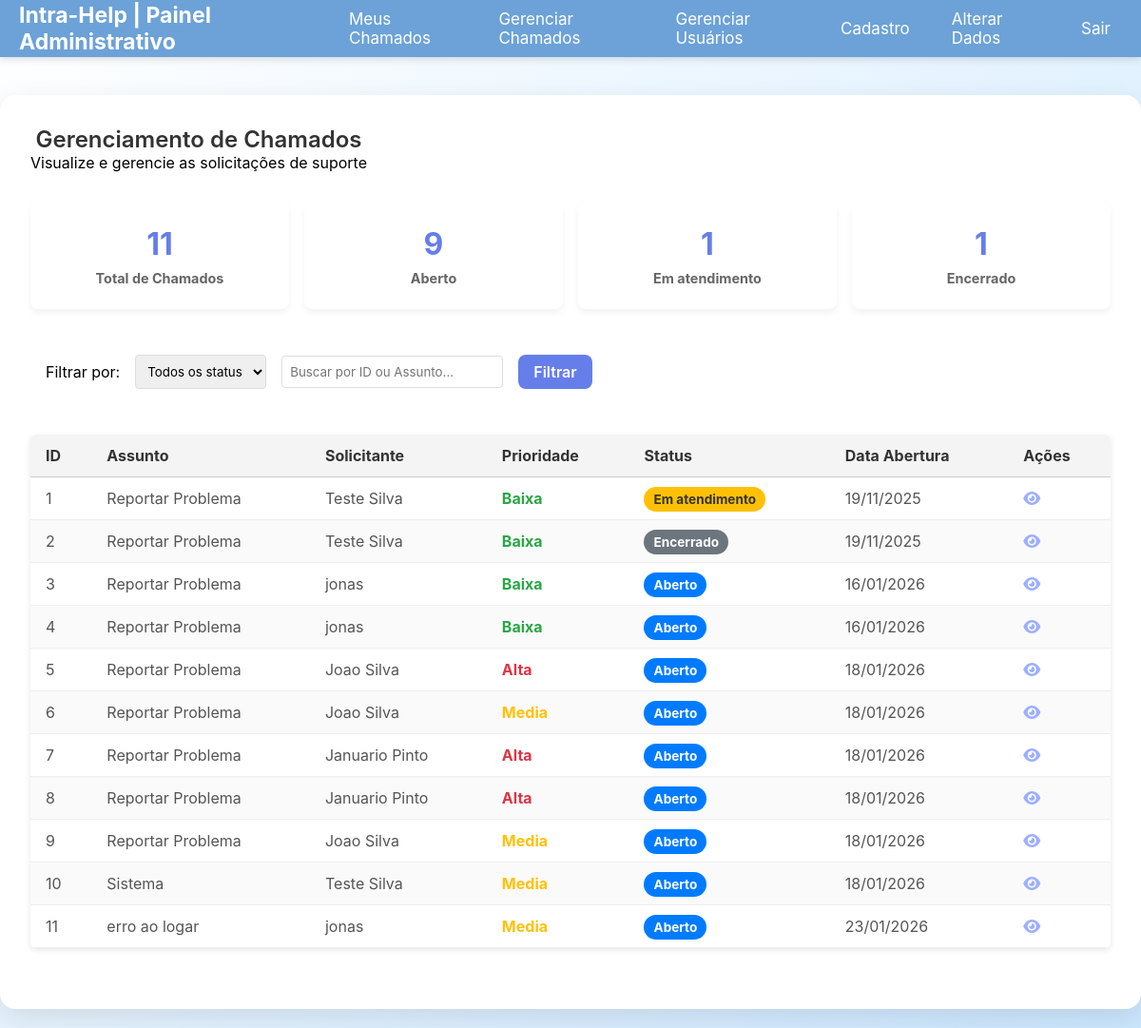
The page /views/painelTecnico.php (signed in) on the database its author committed.
### tables this page shows
CREATE TABLE "chamados" (
	"numero"	INTEGER NOT NULL,
	"solicitante_id"	INTEGER NOT NULL,
	"descricao"	TEXT NOT NULL,
	"responsavel_id"	INTEGER DEFAULT 1,
	"status"	TEXT DEFAULT "Aberto",
	"data_criacao"	TEXT DEFAULT current_timestamp, titulo text default "Reportar Problema", prioridade text default "Baixa",
	PRIMARY KEY("numero"),
	CONSTRAINT "fk_responsavel" FOREIGN KEY("responsavel_id") REFERENCES "usuarios"("usuario_id"),
	CONSTRAINT "fk_solicitante" FOREIGN KEY("solicitante_id") REFERENCES "usuarios"("usuario_id")
);

### models/chamados.php (called while the page is built, shortened)
<?php
function todosChamados($status = '', $busca = ''){
    $pdo = conectarDB();
    $sql = "SELECT c.numero, u.nome as solicitante, c.descricao, us.nome as responsavel, c.status, c.data_criacao, c.prioridade, c.titulo
            FROM chamados c
            INNER JOIN usuarios u
            ON solicitante_id = u.usuario_id
            INNER JOIN usuarios us
            ON responsavel_id = us.usuario_id
            WHERE 1=1";
    $params = [];
    $stmt = $pdo->prepare($sql);
    $stmt->execute($params);
    return $stmt->fetchAll(PDO::FETCH_ASSOC);
}
function contagemTodosChamadosPorStatus(){
    $pdo = conectarDB();
    $sql = "SELECT status, count(status) as Total FROM chamados c
            GROUP BY status";
    $stmt = $pdo->prepare($sql);
    $stmt->execute();
    return $stmt->fetchAll(PDO::FETCH_ASSOC);
}
function contagemTodosChamados() : int{
    $pdo = conectarDB();
    $sql = "SELECT COUNT(status) as Total FROM chamados";
    $stmt = $pdo->prepare($sql);
    $stmt->execute();
    return (int)$stmt->fetchColumn();
}

### views/painelTecnico.php (the view, shortened to what this page needs)
<?php
    require_once dirname(__DIR__) . '/models/chamados.php';
    $statusFiltro = $_GET['status'] ?? '';
    $buscaFiltro = $_GET['busca'] ?? '';
    $chamados = todosChamados($statusFiltro, $buscaFiltro);
    $contagemStatus = contagemTodosChamadosPorStatus();
    $totalChamados = contagemTodosChamados();
?>
<!DOCTYPE html>
<html lang="pt-br">
<head>
    <link rel="stylesheet" href="../theme.css">
    <link rel="stylesheet" href="../style.css">
    <link rel="stylesheet" href="./painelTecnico.css">
    <link rel="stylesheet" href="https://cdnjs.cloudflare.com/ajax/libs/font-awesome/6.5.0/css/all.min.css">
</head>
<body>
    <?php
    include 'menu.php';
    ?>
    <div class="main-content">
        <div class="container">
            <div class="header-painel">
                <div>
                    <h2>Gerenciamento de Chamados</h2>
                    <p>Visualize e gerencie as solicitações de suporte</p>
                </div>
            </div>
            <div class="stats-cards">
                <div class="card">
                    <h3><?= $totalChamados ?></h3>
                    <p>Total de Chamados</p>
                </div>
                <?php foreach($contagemStatus as $c):?>
                <div class="card">
                    <h3><?= $c['Total'] ?></h3>
                    <p><?= $c['status'] ?></p>
                </div>
                <?php endforeach?>
            </div>
            <form method="GET" action="">
                <div class="filters">
                    <span>Filtrar por:</span>
                    <select name="status">
                        <option value="">Todos os status</option>
                    </select>
                    <input type="text" name="busca" value="<?= htmlspecialchars($buscaFiltro) ?>" placeholder="Buscar por ID ou Assunto...">
                    <button class="filters-btn btn" >Filtrar</button>
                </div>
            </form>
            <table class="data-table" style="max-width: 100%;">
                <thead>
                    <tr>
                        <th>ID</th>
                        <th>Assunto</th>
                        <th>Solicitante</th>
                        <th>Prioridade</th>
                        <th>Status</th>
                        <th>Data Abertura</th>
                        <th>Ações</th>
                    </tr>
                </thead>
                <tbody>
                    <?php foreach($chamados as $ch): ?>
                    <tr>
                        <td><?= $ch['numero'] ?></td>
                        <td><?= $ch['titulo'] ?></td>
                        <td><?= $ch['solicitante'] ?></td>
                        <td><span class="span-<?= $ch['prioridade'] ?>"><?= $ch['prioridade'] ?></span></td>
                        <td><span class="badge badge-<?= $ch['status'] ?>"><?= $ch['status'] ?></span></td>
                        <td><?= date('d/m/Y', strtotime($ch['data_criacao'])) ?></td>
                        <td>
                            <a href="../views/verChamado.php?id=<?= $ch['numero'] ?>" title="Visualizar">
                                <i class="fa-solid fa-eye"></i>
                            </a>
                        </td>
                    </tr>
                    <?php endforeach ?>
                </tbody>
            </table>
        </div>
    </div>
</body>
</html>

### views/menu.php (shortened to what this page needs)
<?php
$funcao = null;
if(eUsuarioLogado()){
    $funcao = $_SESSION['usuario']['categoria'];
}
?>
<!DOCTYPE html>
<html lang="pt-br">
<head>
    <link rel="stylesheet" href="/menu.css">
</head>
<body>
<nav>
    <?php if ($funcao == "Funcionario"): ?>
        <h3>Intra-Help | Painel Administrativo</h3>
        <div class="nav-links">
            <a href="painelUsuario.php" class="active">Meus Chamados</a>
            <a href="painelTecnico.php" class="active">Gerenciar Chamados</a>
            <a href="relatorio.php">Gerenciar Usuários</a>
            <a href="cadastro.php">Cadastro</a>
            <a href="alterarUsuario.php">Alterar Dados</a>
            <a href="../controllers/backend.php?acao=sair">Sair</a>
        </div>
    <?php endif; ?>
</nav>
</body>
</html>

### theme.css (style rules this page uses)
:root { --primary: #667eea; --primary-hover: #5a67d8; --text-main: #111; --text-muted: #666; --text-soft: #555; --thead: #f4f4f4; --bg-page: #f5f6fa; --bg-card: #ffffff; --bg-soft: #f5f7fa; --bg-soft-2: #f9fbff; --border: #d1d5db; --border-soft: #e1e7f0; --blue: #007bff; --gray: #6c757d; --yellow: #ffc107; --green: #28a745; --red: #dc3545; --orange: orange; --success-bg: #e6fffa; --error-bg: #fed7d7; --link:#9dafff; --shadow-focus: rgba(102, 126, 234, 0.2); }

### style.css (style rules this page uses)
* { box-sizing: border-box; margin: 0; padding: 0; font-family: 'Inter', sans-serif; }
body { background: linear-gradient(135deg, #fff, #cbe7ff); min-height: 100svh; }
.main-content { display: flex; justify-content: center; align-items: center; margin-top: 80px; padding: 20px; }
.container { background: #fff; padding: 2rem; border-radius: 1rem; box-shadow: 0 10px 30px rgba(0, 0, 0, 0.1); min-width: 450px; }
.container:has(table) { min-width: 1200px; }
h2 { text-align: center; margin-bottom: 1.5rem; font-weight: 600; color: #333; }
.btn { width: 100%; padding: 0.75rem 1rem; background-color: #667eea; color: white; border: none; border-radius: 0.5rem; font-size: 1rem; font-weight: 600; cursor: pointer; transition: background 0.3s ease; }
a { color: var(--link); text-decoration: none; margin: auto; }
.data-table { width: 100%; min-width: 1000px; margin: 2rem auto; border-collapse: collapse; font-family: Arial, sans-serif; font-size: 16px; background-color: #fff; box-shadow: 0 2px 6px rgba(0, 0, 0, 0.1); border-radius: 6px; overflow: hidden; }
.data-table thead { background-color: var(--thead); }
.data-table thead th { text-align: left; padding: 12px 16px; border-bottom: 1px solid #ccc; color: #333; font-weight: bold; }
.data-table tbody td { padding: 12px 16px; border-bottom: 1px solid #eee; color: #555; }
.data-table tbody tr:nth-child(even) { background-color: #fafafa; }

### views/painelTecnico.css (style rules this page uses)
body { min-height: 100svh; }
.main-content { margin-top: 80px; padding: 20px; display: flex; justify-content: center; }
.container { min-width: 1200px; margin: 0 auto; }
.header-painel { display: flex; justify-content: space-between; align-items: center; margin-bottom: 2rem; flex-wrap: wrap; gap: 1rem; }
.stats-cards { display: grid; grid-template-columns: repeat(auto-fit, minmax(200px, 1fr)); gap: 1rem; margin-bottom: 2rem; }
.card { background: #fff; padding: 1.5rem; border-radius: 8px; box-shadow: 0 4px 6px rgba(0,0,0,0.05); text-align: center; }
.card h3 { font-size: 2rem; margin-bottom: 0.5rem; color: #667eea; }
.card p { color: #666; font-size: 0.9rem; font-weight: bold; }
.badge { padding: 5px 10px; border-radius: 15px; font-size: 0.85rem; font-weight: bold; color: white; }
.badge-Aberto { background-color: #007bff; }
.badge-Encerrado { background-color: #6c757d; }
.atendimento { background-color:#ffc107; color: #333; }
.filters-btn { width: auto; padding: 0.5rem 1rem; }
.filters { background: #fff; padding: 1rem; border-radius: 8px; margin-bottom: 1rem; display: flex; gap: 1rem; align-items: center; }
.filters select, .filters input { padding: 0.5rem; border: 1px solid #ddd; border-radius: 4px; }
h2 { margin: 0; }
.span-Alta { color: #dc3545; font-weight: bold; }
.span-Media { color: #ffc107; font-weight: bold; }
.span-Baixa { color: #28a745; font-weight: bold; }

### menu.css (style rules this page uses)
nav { background-color: #6ca2d7; box-shadow: 0 2px 8px rgba(0, 0, 0, 0.15); position: fixed; top: 0; left: 0; width: 100%; display: flex; justify-content: flex-end; align-items: center; padding: 0 20px; height: 60px; }
.nav-links { display: flex; gap: 20px; }
nav a { color: #fff; font-size: 17px; text-decoration: none; transition: 0.3s; padding: 8px 12px; border-radius: 4px; }
nav h3 { margin-right: auto; color: #fff; font-size: 23px; }

### rows shown on the page
chamados: numero "1", titulo "Reportar Problema", solicitante "Teste Silva", prioridade "Baixa", status "Em atendimento", data_criacao "19/11/2025"
chamados: numero "2", titulo "Reportar Problema", solicitante "Teste Silva", prioridade "Baixa", status "Encerrado", data_criacao "19/11/2025"
chamados: numero "3", titulo "Reportar Problema", solicitante "jonas", prioridade "Baixa", status "Aberto", data_criacao "16/01/2026"
chamados: numero "4", titulo "Reportar Problema", solicitante "jonas", prioridade "Baixa", status "Aberto", data_criacao "16/01/2026"
chamados: numero "5", titulo "Reportar Problema", solicitante "Joao Silva", prioridade "Alta", status "Aberto", data_criacao "18/01/2026"
chamados: numero "6", titulo "Reportar Problema", solicitante "Joao Silva", prioridade "Media", status "Aberto", data_criacao "18/01/2026"
chamados: numero "7", titulo "Reportar Problema", solicitante "Januario Pinto", prioridade "Alta", status "Aberto", data_criacao "18/01/2026"
chamados: numero "8", titulo "Reportar Problema", solicitante "Januario Pinto", prioridade "Alta", status "Aberto", data_criacao "18/01/2026"
chamados: numero "9", titulo "Reportar Problema", solicitante "Joao Silva", prioridade "Media", status "Aberto", data_criacao "18/01/2026"
chamados: numero "10", titulo "Sistema", solicitante "Teste Silva", prioridade "Media", status "Aberto", data_criacao "18/01/2026"
chamados: numero "11", titulo "erro ao logar", solicitante "jonas", prioridade "Media", status "Aberto", data_criacao "23/01/2026"

### other values the page prints
$totalChamados "11"
$c['Total'] "9"
$c['status'] "Aberto"
$c['Total'] "1"
$c['status'] "Em atendimento"
$c['status'] "Encerrado"
